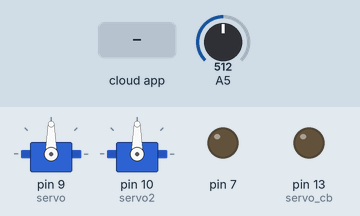
Bench run of a sketch on a simulated Arduino Uno, built with avr-gcc and run on an emulated ATmega328P. Shown: 2 × servo, output pins drawn as LEDs (lit = HIGH). The inputs (shaded band) are chosen by the test bench; at power-on: A5 = 512. The ROS host is connected and sends only what is stated.

Above: at 1.2 s.
1.3 s: the phone or cloud app sets linear.x to -100
At 2.0 s:
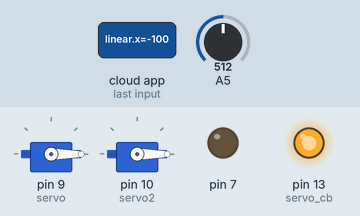
2.8 s: the phone or cloud app sets angular.z to -100
At 3.2 s:
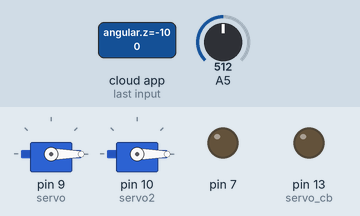
4.3 s: the phone or cloud app sets angular.z to 100
At 5.5 s:
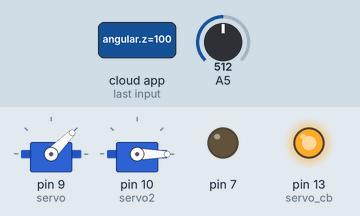
5.8 s: the phone or cloud app sets linear.x to 0
At 6.6 s:
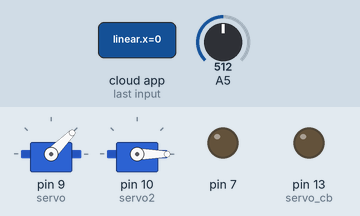
7.3 s: the phone or cloud app sets linear.x to 100
At 7.8 s:
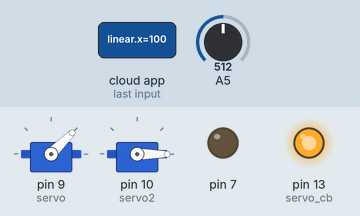
8.8 s: the phone or cloud app sets angular.z to 0
At 10.2 s:
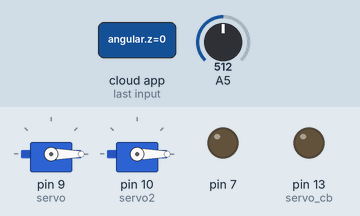
Timing chart, 0 to 11.3 s (numbered marks = the images above; inputs shaded):
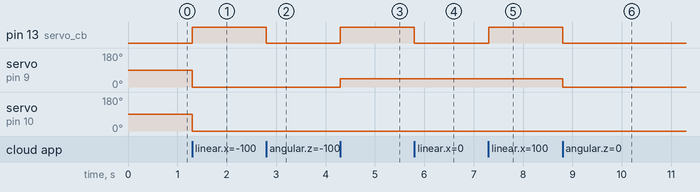

The sketch:

ServoControl.ino
```cpp
#if (ARDUINO >= 100)
  #include <Arduino.h>
#else
  #include <WProgram.h>
#endif

#include <Servo.h>
#include <ros.h>
#include <std_msgs/UInt16.h>
#include <geometry_msgs/Twist.h>
#include <ros.h>
#include <ros/time.h>
#include <sensor_msgs/Range.h>
ros::NodeHandle nh;
geometry_msgs::Twist msg;
sensor_msgs::Range range_msg;
ros::Publisher pub_range( "/ultrasound", &range_msg);
const int adc_pin = 0;

char frameid[] = "/ultrasound";

Servo servo;
Servo servo2;
uint16_t turn = 0;
uint16_t sped = 0;
float getRange_Ultrasound(int pin_num){
  int val = 0;
  for(int i=0; i<4; i++) val += analogRead(pin_num);
  float range =  val;
  return range /322.519685;   // (0.0124023437 /4) ; //cvt to meters
}
void servo_cb( const geometry_msgs::Twist& cmd_vel){
  float pressed = cmd_vel.angular.z;
  int throttle = cmd_vel.linear.x;
  turn = round(pressed*45);
// if (pressed == 2){
//  turn = 45;
//  }
// if(pressed == -2){
//  turn = 135;
// }
 if (throttle > 1){
  sped = 80;
  }
  else if (throttle < -1){
  sped = 100;
  }
 servo.write(turn);
 servo2.write(sped);
 digitalWrite(13, HIGH-digitalRead(13));
}

ros::Subscriber <geometry_msgs::Twist> sub("/cmd_vel_mux/input/teleop",servo_cb);

void setup(){
   pinMode(13,OUTPUT);
   nh.initNode();
   nh.subscribe(sub);
   servo.attach(9);
   servo2.attach(10);

   range_msg.radiation_type = sensor_msgs::Range::ULTRASOUND;
  range_msg.header.frame_id =  frameid;
  range_msg.field_of_view = 0.1;  // fake
  range_msg.min_range = 0.0;
  range_msg.max_range = 6.47;
  nh.advertise(pub_range);
  pinMode(7,OUTPUT);
  digitalWrite(7, LOW);
}

long range_time;

void loop(){
  if ( millis() >= range_time ){
    int r =0;

    range_msg.range = getRange_Ultrasound(5);
    range_msg.header.stamp = nh.now();
    pub_range.publish(&range_msg);
    range_time =  millis() + 50;
  }
 nh.spinOnce();
 delay(1);
}
```

Measured:
- after the input at 1.3 s, pin 13 (servo_cb): LOW → HIGH at once; servo on pin 9 (servo), servo on pin 10 (servo2): 90° → 0° at once
- after the input at 2.8 s, pin 13 (servo_cb): HIGH → LOW at once
- after the input at 4.3 s, pin 13 (servo_cb): LOW → HIGH at once; servo on pin 9 (servo): 0° → 45° at once
- after the input at 5.8 s, pin 13 (servo_cb): HIGH → LOW at once
- after the input at 7.3 s, pin 13 (servo_cb): LOW → HIGH at once
- after the input at 8.8 s, pin 13 (servo_cb): HIGH → LOW at once; servo on pin 9 (servo): 45° → 0° at once
